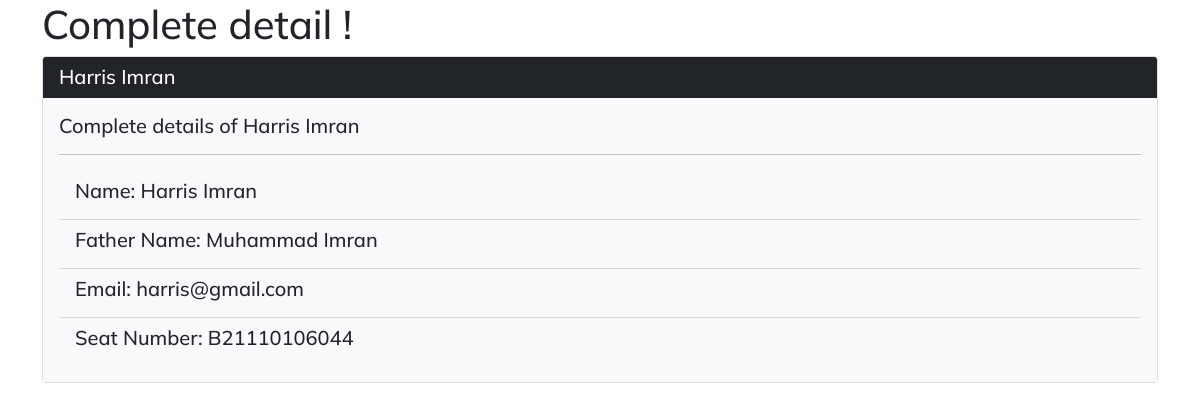
/Sis/detail/1, run on the app's committed database.
### Sis/models.py (models this page shows, shortened)
class Student(models.Model):
    name = models.CharField(max_length=30)
    fname = models.CharField(max_length=30)
    email = models.EmailField()
    seat = models.CharField(max_length=12)

### Sis/views.py (the view)
# urls.py: path('detail/<id>', views.detail, name='detail')
def detail(request, id):
    details = Student.objects.get(pk=id)
    return render(request, 'Sis/Formdetail.html', {
        'detail': details
    })

### Sis/templates/Sis/Formdetail.html
{% extends 'Sis/Front.html' %}
{% block body %}
<div class="container">
<h1>Complete detail !</h1>
    <div class="card">
        <h5 class="card-header bg bg-dark text-white">{{ detail.name }}</h5>
        <div class="card-body bg bg-light">
            <h5 class="card-title">Complete details of {{ detail.name }}</h5> <hr>
            <ul class="list-group list-group-flush ">
                <li class="list-group-item bg bg-light"><h5>Name: {{ detail.name }}</h5></li>
                <li class="list-group-item bg bg-light"><h5>Father Name: {{ detail.fname }}</h5></li>
                <li class="list-group-item bg bg-light"><h5>Email: {{ detail.email }}</h5></li>
                <li class="list-group-item bg bg-light"><h5>Seat Number: {{ detail.seat }}</h5></li>
            </ul>
        </div>
    </div>
</div>
{% endblock %}

### Sis/static/css/style.css (style rules this page uses)
* { margin:0; padding: 0; box-sizing: border-box; font-family:Mulish; font-weight: 500; }

### data on the page
Student: name "Harris Imran", fname "Muhammad Imran", email "harris@gmail.com", seat "B21110106044"
